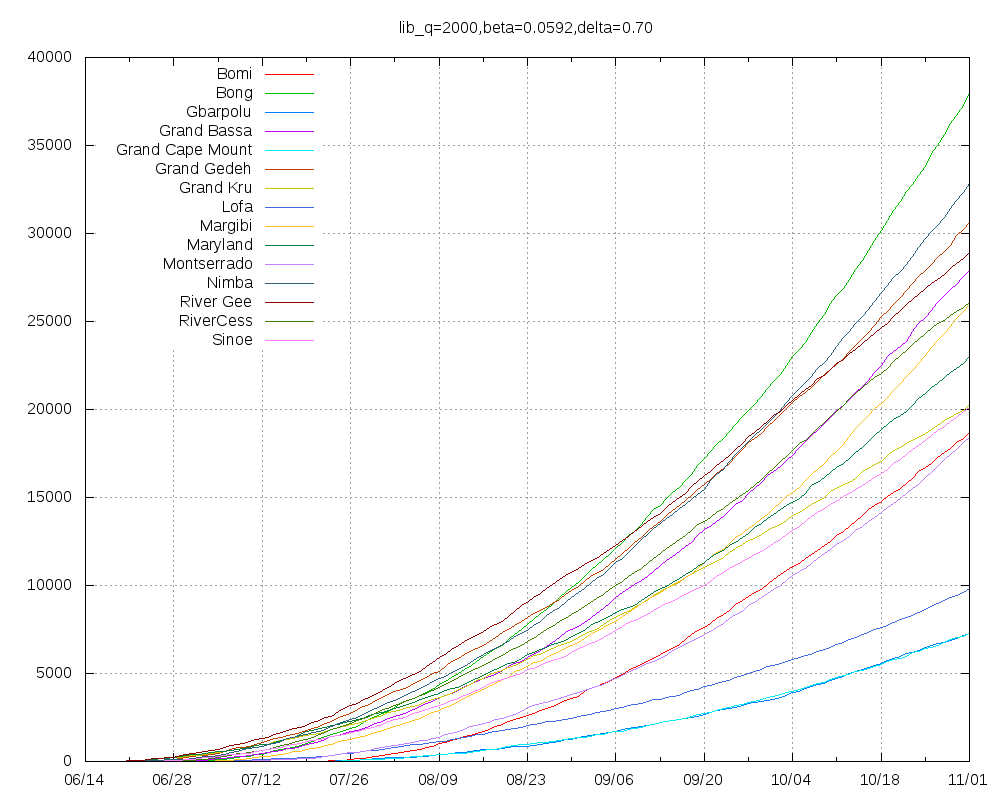

Here is the gnuplot script that generated this plot:
set title "lib_q=2000,beta=0.0592,delta=0.70"
set key top left
set grid
set xdata time
set timefmt "%Y-%m-%d"
set terminal png size 1000,800
set output "lib_q=2000,beta=0.0592,delta=0.70.png"
plot "Bomi.tab" using 1:2 title "Bomi" with lines,"Bong.tab" using 1:2 title "Bong" with lines,"Gbarpolu.tab" using 1:2 title "Gbarpolu" with lines,"Grand_Bassa.tab" using 1:2 title "Grand Bassa" with lines,"Grand_Cape_Mount.tab" using 1:2 title "Grand Cape Mount" with lines,"Grand_Gedeh.tab" using 1:2 title "Grand Gedeh" with lines,"Grand_Kru.tab" using 1:2 title "Grand Kru" with lines,"Lofa.tab" using 1:2 title "Lofa" with lines,"Margibi.tab" using 1:2 title "Margibi" with lines,"Maryland.tab" using 1:2 title "Maryland" with lines,"Montserrado.tab" using 1:2 title "Montserrado" with lines,"Nimba.tab" using 1:2 title "Nimba" with lines,"River_Gee.tab" using 1:2 title "River Gee" with lines,"RiverCess.tab" using 1:2 title "RiverCess" with lines,"Sinoe.tab" using 1:2 title "Sinoe" with lines
